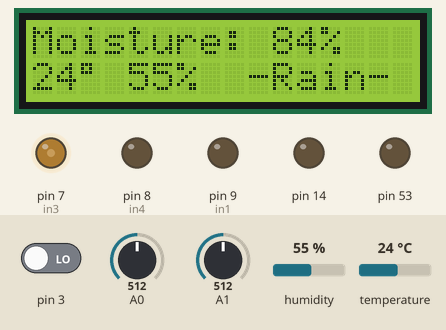
This sketch was run on a simulated Arduino Mega 2560, built with avr-gcc and run on an emulated ATmega2560. On the bench: 16×2 character LCD, output pins drawn as LEDs (lit = HIGH). The test bench sets the inputs (shaded band); at power-on: pin 3 LOW, A1 = 512, A0 = 512, humidity 55 %, temperature 24 °C. Pins used as bus, display or sensor lines are not drawn; what the sketch prints to the serial monitor is not drawn.

Above: at 1.2 s.
1.3 s: pin 3 driven HIGH
4.4 s: A1 set to 758
At 7.51 s:
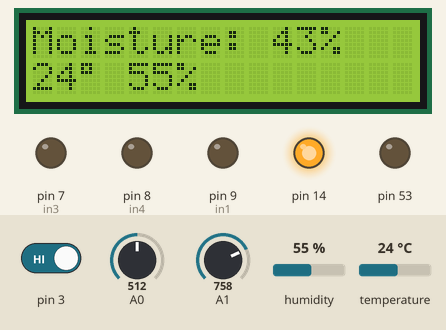
8.5 s: A1 set to 781
At 12.48 s:
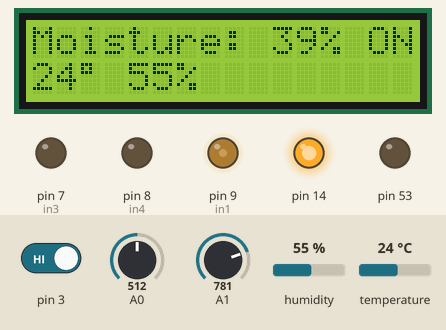
12.6 s: A0 set to 30
At 20.7 s:
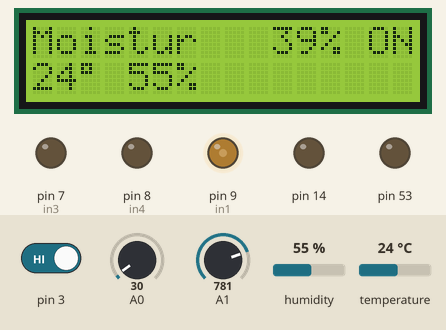
Timing chart, 0 to 22.2 s (numbered marks = the images above; inputs shaded):
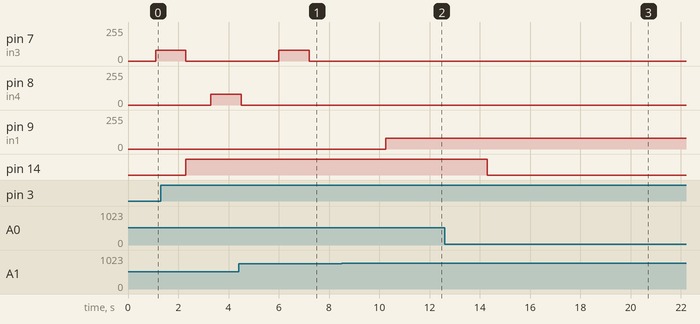

The sketch:

FinalTerm_EmbeddedSystem_VietVanThiep_17DTCLC_42.ino
```cpp
#include <Arduino_FreeRTOS.h>
#include <queue.h>
#include <Wire.h>
#include <dht11.h>
#define DHT11PIN 2
dht11 DHT11;
#include <LiquidCrystal_I2C.h>
LiquidCrystal_I2C lcd(0x27,16,2);
  int map_low = 420;
  int map_high = 1015;
  int in3=7;
  int in4=8;
  int in1=9;
  int in2=10;
  int a1 = 0;
  int b1 = 0;
  int c1 = 0;
  int d = 0;
QueueHandle_t queue_1;
struct Garden {
  int x1;//nhiet do   Pin2
  int x2;//do am
  int x3;//anh sang 3
  int x4;//do am dat
  int x5;// cam bien mua
  int current;// chuyen analog sang phan tram
};
void TaskCambien(void *pvParameter);
void TaskDieuKhien(void *pvParameter);
void TaskHienthi(void *pvParameter);
void setup() {
  Serial.begin(9600);
  lcd.init();
  lcd.backlight();
  pinMode(2, INPUT);
  pinMode(3, INPUT);
  pinMode(14,OUTPUT);
  pinMode(15,OUTPUT);
  pinMode(in3, OUTPUT);
  pinMode(in4, OUTPUT);
  pinMode(53, OUTPUT);
  queue_1 = xQueueCreate(5, sizeof(struct Garden));
 if (queue_1 != NULL)
  {
    xTaskCreate(TaskCambien, "cambien", 128, NULL, 1, NULL);
    xTaskCreate(TaskDieukhien, "Dieukhien", 128, NULL, 2, NULL);
    xTaskCreate(TaskHienthi, "Hienthi", 128, NULL, 2, NULL);
  }
}
void loop() {
}
void TaskCambien(void * pvParameters) {
 struct  Garden a;
  int xStatus;
  int dht;
  for ( ; ; ) {
    dht = DHT11.read(DHT11PIN);
    a.x1 = (int)DHT11.temperature,2;
    a.x2 = (int)DHT11.humidity,2;
    a.x3 = analogRead(A0);
    a.x4 = analogRead(A1);
    a.current = map(a.x4, map_high, map_low, 0, 100);
    a.x5 = digitalRead(3);
     if(a.current > 100)
      {
        a.current = 100;
        }
     if(a.current < 0)
        a.current = 0;
  xStatus = xQueueSend(queue_1, &a, portMAX_DELAY);
    if (xStatus != pdPASS)
    {
      Serial.print("dont send");
    }
  }
}
void TaskDieukhien(void * pvParameters) {
  struct Garden b;
  int xStatus;
  for (;;)
  {
    if ( uxQueueMessagesWaiting( queue_1 ) != 5 )
    {
      Serial.println( "Queue should have been empty!\r\n" );
    }
    xStatus = xQueueReceive(queue_1, &b, portMAX_DELAY);
    if (xStatus == pdPASS)
    {
 //********//cam bien nhiet do DHT11
     if (b.x1 <35  && a1 == 0) {
    delay(1000);
    analogWrite(in3,80);
    analogWrite(in4,LOW);
    delay(1200);
    digitalWrite(in3,LOW);
    digitalWrite(in4,LOW);
          a1 =1;
  }  else if (b.x1 >= 35 && a1 == 1){
    digitalWrite(in3,LOW);
    digitalWrite(in4,LOW);
          a1 =0;
  }
  if (b.x1 >= 35 && b1 == 0) {
   delay(1000);
   analogWrite(in3,LOW);
   analogWrite(in4,80);
   delay(1200);
   digitalWrite(in3,LOW);
   digitalWrite(in4,LOW);
            b1 =1;
  }
  else if (b.x1 < 35 && b1 == 1)
  {
     digitalWrite(in3,LOW);
     digitalWrite(in4,LOW);
           b1 =0;
  }
 //********//cam bien do am dat
     if(b.current > 40)
     {
    digitalWrite(in1,LOW);
    digitalWrite(in2,LOW);
    lcd.setCursor(13, 0);
    lcd.print("OFF");
    digitalWrite(13, HIGH);
      }
      else
      {
    analogWrite(in1,80);
    digitalWrite(in2,LOW);
    lcd.setCursor(14, 0);
    lcd.print("ON");
    digitalWrite(13, LOW);
      }
    // ********//cam bien anh sang
  if(b.x3 > 500)
  {
    digitalWrite(14, HIGH);
    digitalWrite(15, HIGH);
    }
    else
   digitalWrite(14, LOW);
   digitalWrite(15,LOW);
    // ********//cam bien mua
     if (b.x5 == 1  && c1 == 0) {
   delay(1000);
   analogWrite(in3,80);
   analogWrite(in4,LOW);
   delay(1200);
   digitalWrite(in3,LOW);
   digitalWrite(in4,LOW);
            c1 = 1;
  }  else if (b.x5 == 0 && c1 == 1)
  {
   digitalWrite(in3,LOW);
   digitalWrite(in4,LOW);
            c1 =0;
  }
  if (b.x5 == 0 && d == 0)
  {
    delay(1000);
    analogWrite(in3,LOW);
    analogWrite(in4,80);
    delay(1200);
    digitalWrite(in3,LOW);
    digitalWrite(in4,LOW);
         d =1;
  }
  else if ( b.x5 == 1 && d == 1)
  {
    digitalWrite(in3,LOW);
    digitalWrite(in4,LOW);
        d =0;
  }
    }
      delay(500);
  }
  }
void TaskHienthi(void * pvParameters)
{
 struct Garden b;
  int xStatus;
  for (;;)
  {
    if ( uxQueueMessagesWaiting( queue_1 ) != 5 )
    {
      Serial.println( "Queue should have been empty!\r\n" );
    }
    xStatus = xQueueReceive(queue_1, &b, portMAX_DELAY);
    if (xStatus == pdPASS)
    {
 //********** Hien thi len monitor
      Serial.print("nhiet do = ");
      Serial.println(b.x1);
      Serial.print("do am kk = ");
      Serial.println(b.x2);
      Serial.print("anh sang = ");
      Serial.println(b.x3);
      Serial.print("do am dat = ");
      Serial.println(b.current);
      Serial.print("mua = ");
      Serial.println(b.x5);
  //********** Hien thi len lcd
    lcd.clear();
    lcd.setCursor(0,1);
    lcd.print(b.x1);
    lcd.print((char)0xDF);
    lcd.setCursor(4,1);
    lcd.print(b.x2);
    lcd.print("%");
    lcd.setCursor(0, 0);
    lcd.print("Moisture:");
    lcd.setCursor(10, 0);
    lcd.print(b.current);
    lcd.print("%");
    // *********code hien thi Hot
         if (b.x1 >= 35){
         lcd.setCursor(9,1);
         lcd.print("-Hot-");
         Serial.print("-Hot-");}
    // *********code hien thi Rain
         if(b.x5 == 0){
         lcd.setCursor(9,1);
         lcd.print("-Rain-");
         Serial.print("-Rain-");}
}
delay(500);
}}
```

Measured:
- the behaviour switches between 771 and 772 on A1 (found by bisection; images 1 and 2)
- after the input at 8.5 s, pin 9 (in1): 0/255 → 80/255 after 1.8 s; the display: first differs from a run without the input after 1.8 s (image 2 shows a later state)
- after the input at 12.6 s, pin 14: HIGH → LOW after 1.7 s
- what the display in image 3 shows lasts 0.5 s, from 20.4 s to 20.9 s
